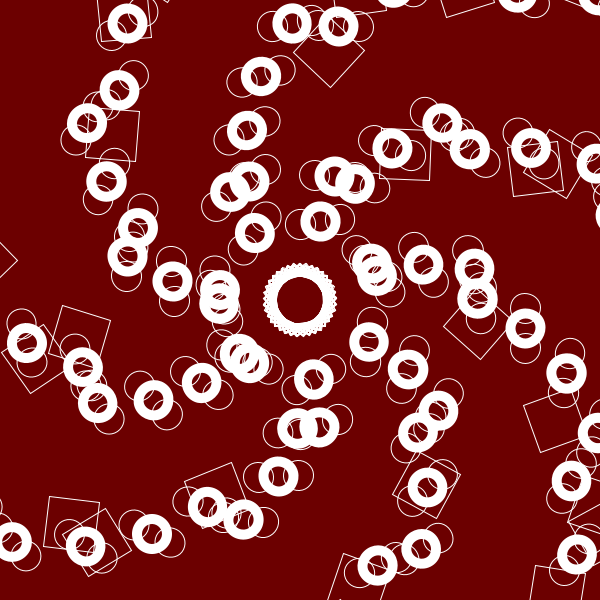
Frame 1 (no input)
Frame 60 (the mouse pressed at the canvas centre just before this capture): identical to frame 1, image omitted
Frame 120 (the mouse held since frame 60 and released just before this capture): identical to frame 1, image omitted

The Processing sketch that drew this single still picture (run headless with seeded random() and noise(); from frame 60 on, the mouse is pressed at the canvas centre):

// Processing sketch: processing_143346
// ── processing_143346.pde

// Konkuk University
// Department of Dynamic Media
// SOS iDesign
// Name: YOU chahee
// ID: 201420092



float xW = 10; 
float direction = 5; 





void setup() { 
  size(600, 600); 
  background(600, 600, 600); 
  colorMode(RGB, 600);


  //  noLoop();
} 


void draw() { 

  noStroke(); 
  fill(255, 0, 0); // adds more transparency 
  rect(0, 0, width, height);  


  // grid filled with ellipses 




  translate(width/2, height/2);
  for (int i = 75; i < width-25; i = i + 50) { 
    for (int j = 75; j < height-25; j = j + 50) { 

       rotate(3.0);
      rect(-26, -26, 50, 50);
      rotate(6.0);
      rect(i, j, 50, 50);

      stroke(600, 600, 600); 
      strokeWeight(10); 
      noFill(); 
      ellipse(i, 30, 30, 30);
      strokeWeight(xW/10); 
      ellipse(i, 10, 30, 30);
      ellipse(i, 50, 30, 30);
    }
  }
} 
